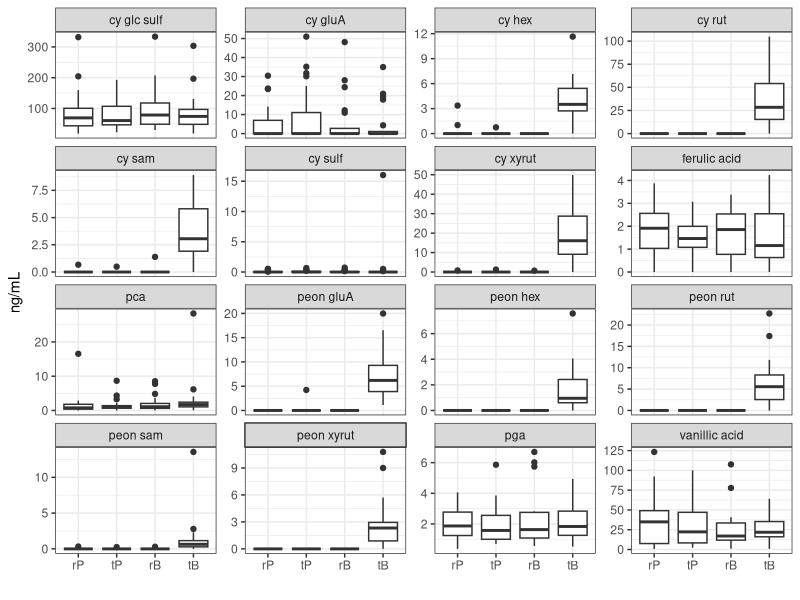
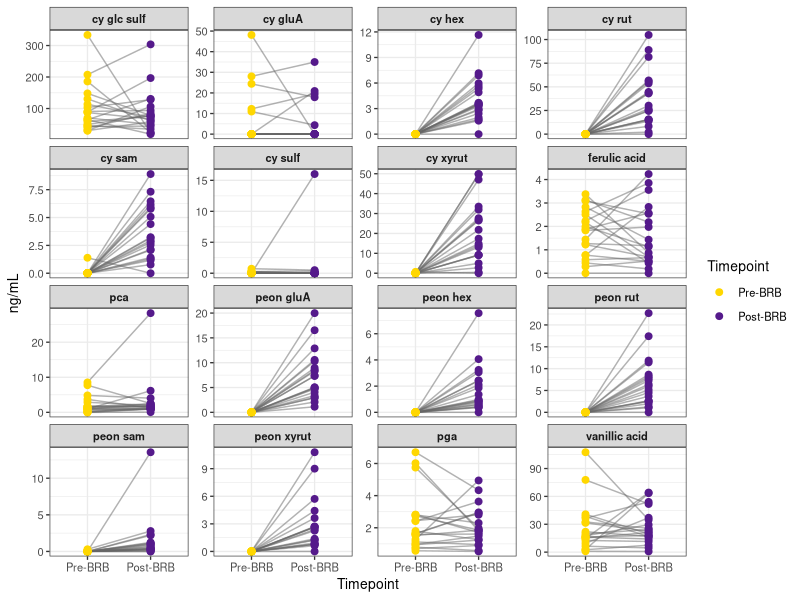
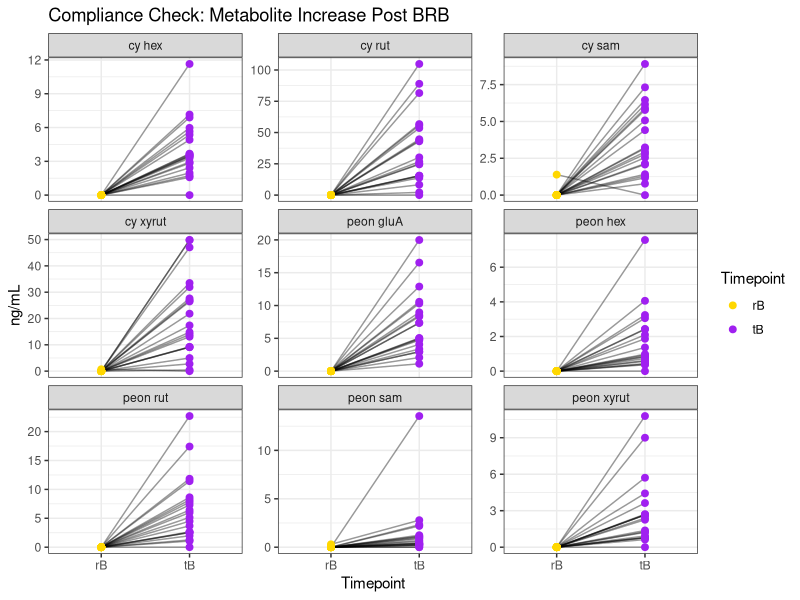
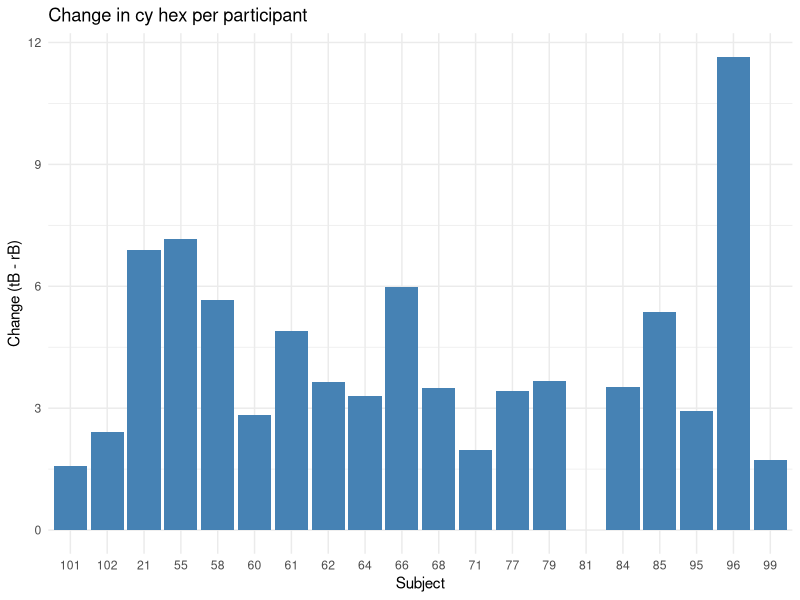
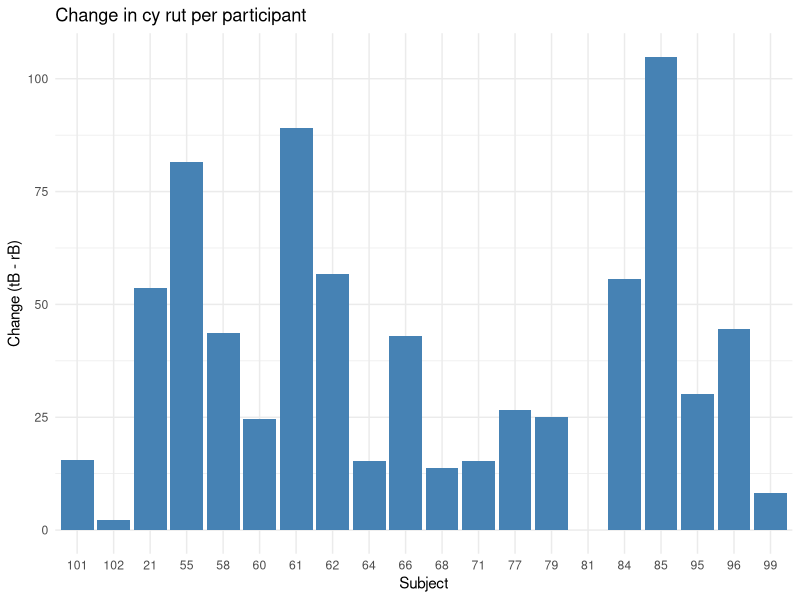
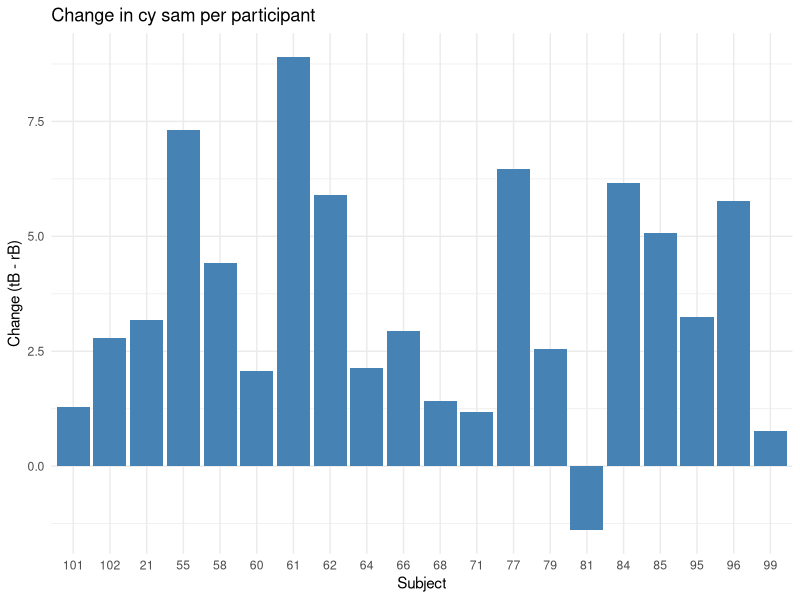
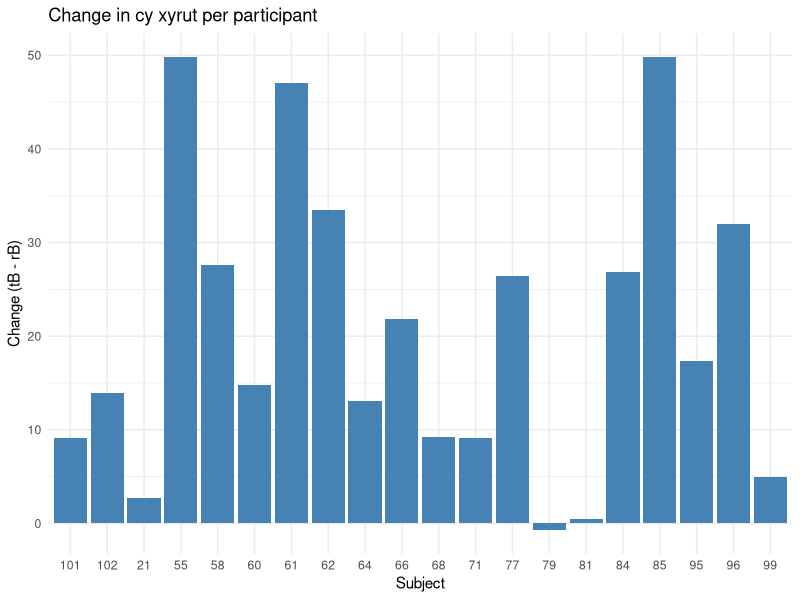
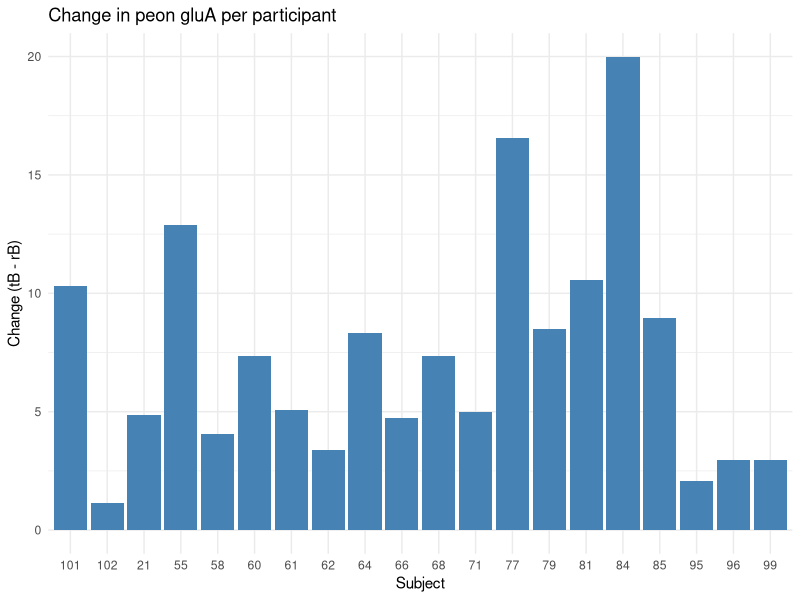

Here is the R script that generated these plots, in order:
## ---- chunk 1
knitr::opts_chunk$set(echo = TRUE)

library(tidyverse)
library(readxl)
library(pheatmap)

## ---- chunk 2
key.long <- read.csv("../data/derived/timepoint_key_long.csv")
met <- read_excel("../data/raw/urine-metabolomics/Dan Urine Anthocyanin 11-10-2022.xlsx", sheet = "concentration ng mL") %>%
  filter(!is.na(`21-V2`))
## ---- chunk 3
met <- met %>%
  mutate_at(vars(-...1), ~as.numeric(.)) %>%
  mutate_at(vars(-...1), ~replace(., is.na(.), 0)) %>%
  pivot_longer(
    cols = 2:81, 
    names_to = "Sample",
    values_to = "value",
    values_transform = ~ as.numeric(gsub(",", "", .x))
  ) %>%
  rename("metabolite" = `...1`) %>%
  separate(Sample, c("Subject.Number", "v")) %>%
  mutate(v = toupper(v))
## ---- chunk 4
key.long <- key.long %>%
  mutate(v =  toupper(substr(timepoints, 11, 12)),
         v = ifelse(v == "-V", toupper(substr(timepoints, 12, 13)), v),
         Subject.Number = as.character(Subject.Number)) %>%
  select(Subject.Number, v, Timepoint) 

# join to met 
met <- met %>%
  left_join(key.long)
## ---- chunk 5
met$Timepoint <- factor(met$Timepoint, levels=c("rP", "tP", "rB", "tB"))

met %>%
  filter(!is.na(Timepoint)) %>%
  ggplot(aes(x = Timepoint, y = value)) +
  geom_boxplot() +
  facet_wrap(metabolite ~ ., scales = "free_y") +
  xlab("") +
  ylab("ng/mL") + 
  theme(base.size = 10) +
  theme_bw()

ggsave("../figures/metabolomics_boxplot.png", dev="png", height = 6, width = 5, dpi = 400)
## ---- chunk 6
# Rename levels for legend clarity
met_brb <- met %>%
  filter(Timepoint %in% c("rB", "tB")) %>%
  mutate(
    Timepoint = factor(Timepoint, levels = c("rB", "tB")),
    Timepoint = recode(Timepoint, "rB" = "Pre-BRB", "tB" = "Post-BRB")
  )

# Plot
ggplot(met_brb, aes(x = Timepoint, y = value, group = Subject.Number)) +
  geom_line(color = "gray40", alpha = 0.5) +
  geom_point(aes(color = Timepoint), size = 2) +
  facet_wrap(~ metabolite, scales = "free_y") +
  scale_color_manual(values = c("Pre-BRB" = "gold", "Post-BRB" = "purple4")) +
  labs(
    y = "ng/mL",
    x = "Timepoint"
  ) +
  theme_bw(base_size = 10) +
  theme(
    strip.text = element_text(face = "bold"),
    legend.position = "right"
  )

## ---- chunk 7
# Ensure correct timepoint order
met$Timepoint <- factor(met$Timepoint, levels = c("rP", "tP", "rB", "tB"))

# Run Wilcoxon test: rB vs tB for each metabolite
sig_mets <- met %>%
  filter(Timepoint %in% c("rB", "tB")) %>%
  group_by(metabolite) %>%
  summarise(p.value = tryCatch(
    wilcox.test(value[Timepoint == "rB"], value[Timepoint == "tB"])$p.value,
    error = function(e) NA_real_
  )) %>%
  filter(p.value < 0.05) %>%
  pull(metabolite)

# Subset met for significant metabolites only
met_sig <- met %>%
  filter(metabolite %in% sig_mets)

met_comp <- met_sig %>% filter(Timepoint %in% c("rB", "tB"))

ggplot(met_comp, aes(x = Timepoint, y = value, group = Subject.Number)) +
  geom_line(alpha = 0.4) +
  geom_point(aes(color = Timepoint), size = 2) +
  facet_wrap(~ metabolite, scales = "free_y") +
  scale_color_manual(values = c("rB" = "gold", "tB" = "purple")) +
  labs(title = "Compliance Check: Metabolite Increase Post BRB",
       y = "ng/mL") +
  theme_bw(base_size = 11)

## ---- chunk 8
# Filter only rB and tB
met_rb_tb <- met %>%
  filter(Timepoint %in% c("rB", "tB"))

# Perform Wilcoxon test for each metabolite
wilcox_rb_tb <- met_rb_tb %>%
  group_by(metabolite) %>%
  summarise(
    p.value = wilcox.test(value ~ Timepoint)$p.value,
    .groups = "drop"
  ) %>%
  mutate(p.adj = p.adjust(p.value, method = "BH"),
         significant = ifelse(p.adj < 0.05, "yes", "no"))

# View significant results
wilcox_rb_tb %>% filter(significant == "yes")


## ---- chunk 9
# Get significant metabolite names
sig_metabs <- wilcox_rb_tb %>%
  filter(p.adj < 0.05) %>%
  pull(metabolite)

# Subset original data
rb_tb_data <- met %>%
  filter(Timepoint %in% c("rB", "tB"),
         metabolite %in% sig_metabs)

rb_tb_wide <- rb_tb_data %>%
  select(metabolite, Subject.Number, Timepoint, value) %>%
  pivot_wider(names_from = Timepoint, values_from = value) %>%
  mutate(change = tB - rB)
## ---- chunk 10
# Loop through each metabolite and plot the changes
for (metab in unique(rb_tb_wide$metabolite)) {
  p <- rb_tb_wide %>%
    filter(metabolite == metab) %>%
    ggplot(aes(x = factor(Subject.Number), y = change)) +
    geom_col(fill = "steelblue") +
    labs(title = paste("Change in", metab, "per participant"),
         x = "Subject", y = "Change (tB - rB)") +
    theme_minimal()

  print(p)  # shows the plot if interactive
  ggsave(paste0("figures/", gsub(" ", "_", metab), "_barplot.png"), plot = p, width = 6, height = 4)
}

## ---- chunk 11
my_colors <- c("#4E79A7", "#F28E2B", "#E15759", "#76B7B2", "#59A14F",
               "#EDC948", "#B07AA1", "#FF9DA7", "#9C755F", "#BAB0AC")

rb_tb_wide %>%
  ggplot(aes(x = factor(Subject.Number), y = change, fill = factor(Subject.Number))) +
  geom_col() +
  facet_wrap(~ metabolite, scales = "free_y") +
  scale_fill_manual(values = rep(my_colors, length.out = length(unique(rb_tb_wide$Subject.Number)))) +
  labs(x = "Participant ID", y = "Change in Metabolite Concentration (ng/mL)") +
  theme_minimal() +
  theme(axis.text.x = element_text(angle = 90, hjust = 1),
        legend.position = "none")


## ---- chunk 12
# Filter for rB and tB timepoints only
met_rb_tb <- met_sig %>%
  filter(Timepoint %in% c("rB", "tB"))

# Get one row per Subject.Number × metabolite with rB and tB
met_diff <- met_rb_tb %>%
  select(Subject.Number, metabolite, Timepoint, value) %>%
  pivot_wider(names_from = Timepoint, values_from = value) %>%
  filter(!is.na(rB) & !is.na(tB)) %>%  # Keep complete cases
  mutate(change = tB - rB)

# Plot density
ggplot(met_diff, aes(x = change)) +
  geom_density(fill = "lightblue", alpha = 0.6) +
  facet_wrap(~ metabolite, scales = "free") +
  labs(x = "(ng/mL)") +
  theme_bw(base_size = 11)


## ---- chunk 13
# Create matrix: rows = participants, columns = metabolites
heat_data <- rb_tb_wide %>%
  select(Subject.Number, metabolite, change) %>%
  pivot_wider(names_from = metabolite, values_from = change) %>%
  column_to_rownames("Subject.Number") %>%
  as.matrix()

pheatmap(
  heat_data,
  cluster_rows = TRUE,
  cluster_cols = TRUE,
  color = colorRampPalette(c("purple4", "white", "red2"))(100))


## ---- chunk 14
heat_data_sig <- rb_tb_wide %>%
  filter(metabolite %in% sig_mets) %>%
  select(Subject.Number, metabolite, change) %>%
  pivot_wider(names_from = metabolite, values_from = change) %>%
  column_to_rownames("Subject.Number") %>%
  as.matrix()

# Perform hierarchical clustering on participants
row_dist <- dist(heat_data_sig)
row_clust <- hclust(row_dist)

# Cut dendrogram into 3 clusters
cluster_assignments <- cutree(row_clust, k = 3)

# Create annotation dataframe
compliance_cluster_df <- data.frame(
  Subject.Number = rownames(heat_data_sig),
  compliance_cluster = as.factor(cluster_assignments)
)
rownames(compliance_cluster_df) <- compliance_cluster_df$Subject.Number
compliance_cluster_df <- compliance_cluster_df["compliance_cluster", drop = FALSE]
library(pheatmap)

pheatmap(
  heat_data_sig,
  annotation_row = compliance_cluster_df,
  cluster_rows = TRUE,
  cluster_cols = TRUE,  # cluster metabolites
  color = colorRampPalette(c("blue", "white", "red"))(100))

## ---- chunk 15
# Cut into 3 clusters
cluster_assignments <- cutree(row_clust, k = 3)

# Merge clusters 1 and 2 into one group
merged_clusters <- ifelse(cluster_assignments %in% c(1, 2), "Responder", "Non-responder")

# Build new annotation dataframe
compliance_cluster_df <- data.frame(BRB_response = merged_clusters)
rownames(compliance_cluster_df) <- rownames(heat_data_sig)
annotation_colors <- list(
  BRB_response = c("Responder" = "skyblue", "Non-responder" = "gold")
)
pheatmap(
  heat_data_sig,
  annotation_row = compliance_cluster_df,
  annotation_colors = annotation_colors,
  cluster_rows = TRUE,
  cluster_cols = TRUE,
  color = colorRampPalette(c("purple4", "white", "red2"))(100))
